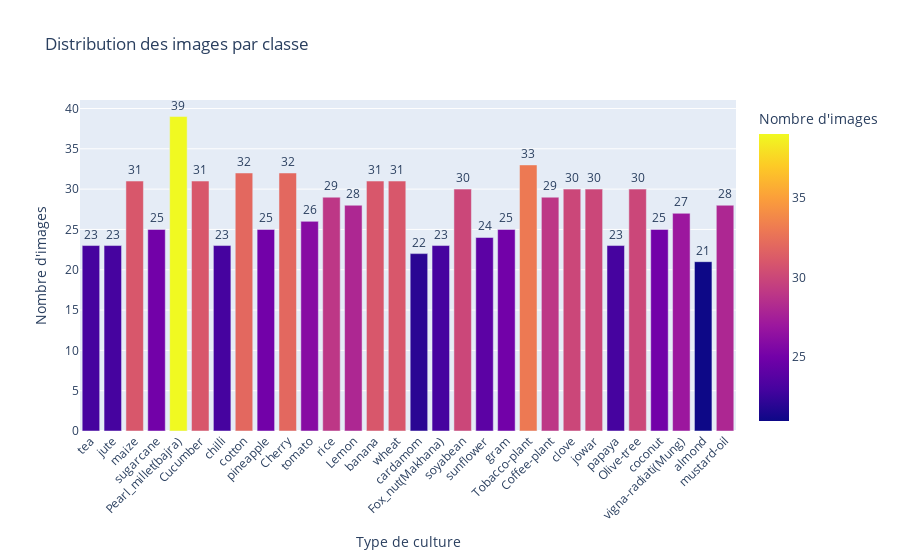

This figure's notebook cell:
### Markdown cell above
## 1. Vérification et Exploration des Classes

### Code cell
# Visualisation interactive de la distribution des classes
fig = px.bar(
    df_counts,
    x="Classe",
    y="Nombre d'images",
    title="Distribution des images par classe",
    color="Nombre d'images",
    text="Nombre d'images",
    labels={"Classe": "Type de culture", "Nombre d'images": "Nombre d'images"},
)
fig.update_traces(texttemplate='%{text}', textposition='outside')
fig.update_layout(xaxis_tickangle=-45)
fig.show()

### Figure 1 — Plotly figure (JSON) as saved in the notebook; plotly's stock layout.template omitted (floating-point values rounded to 4 significant figures)
{"data": [{"alignmentgroup": "True", "hovertemplate": "Type de culture=%{x}<br>Nombre d'images=%{marker.color}<extra></extra>", "legendgroup": "", "marker": {"color": [23, 23, 31, 25, 39, 31, 23, 32, 25, 32, 26, 29, 28, 31, 31, 22, 23, 30, 24, 25, 33, 29, 30, 30, 23, 30, 25, 27, 21, 28], "coloraxis": "coloraxis", "pattern": {"shape": ""}}, "name": "", "offsetgroup": "", "orientation": "v", "showlegend": false, "text": [23, 23, 31, 25, 39, 31, 23, 32, 25, 32, 26, 29, 28, 31, 31, 22, 23, 30, 24, 25, 33, 29, 30, 30, 23, 30, 25, 27, 21, 28], "textposition": "outside", "texttemplate": "%{text}", "type": "bar", "x": ["tea", "jute", "maize", "sugarcane", "Pearl_millet(bajra)", "Cucumber", "chilli", "cotton", "pineapple", "Cherry", "tomato", "rice", "Lemon", "banana", "wheat", "cardamom", "Fox_nut(Makhana)", "soyabean", "sunflower", "gram", "Tobacco-plant", "Coffee-plant", "clove", "jowar", "papaya", "Olive-tree", "coconut", "vigna-radiati(Mung)", "almond", "mustard-oil"], "xaxis": "x", "y": [23, 23, 31, 25, 39, 31, 23, 32, 25, 32, 26, 29, 28, 31, 31, 22, 23, 30, 24, 25, 33, 29, 30, 30, 23, 30, 25, 27, 21, 28], "yaxis": "y"}], "layout": {"barmode": "relative", "coloraxis": {"colorbar": {"title": {"text": "Nombre d'images"}}, "colorscale": [[0, "#0d0887"], [0.1111, "#46039f"], [0.2222, "#7201a8"], [0.3333, "#9c179e"], [0.4444, "#bd3786"], [0.5556, "#d8576b"], [0.6667, "#ed7953"], [0.7778, "#fb9f3a"], [0.8889, "#fdca26"], [1, "#f0f921"]]}, "legend": {"tracegroupgap": 0}, "title": {"text": "Distribution des images par classe"}, "xaxis": {"anchor": "y", "domain": [0, 1], "tickangle": -45, "title": {"text": "Type de culture"}}, "yaxis": {"anchor": "x", "domain": [0, 1], "title": {"text": "Nombre d'images"}}}}
